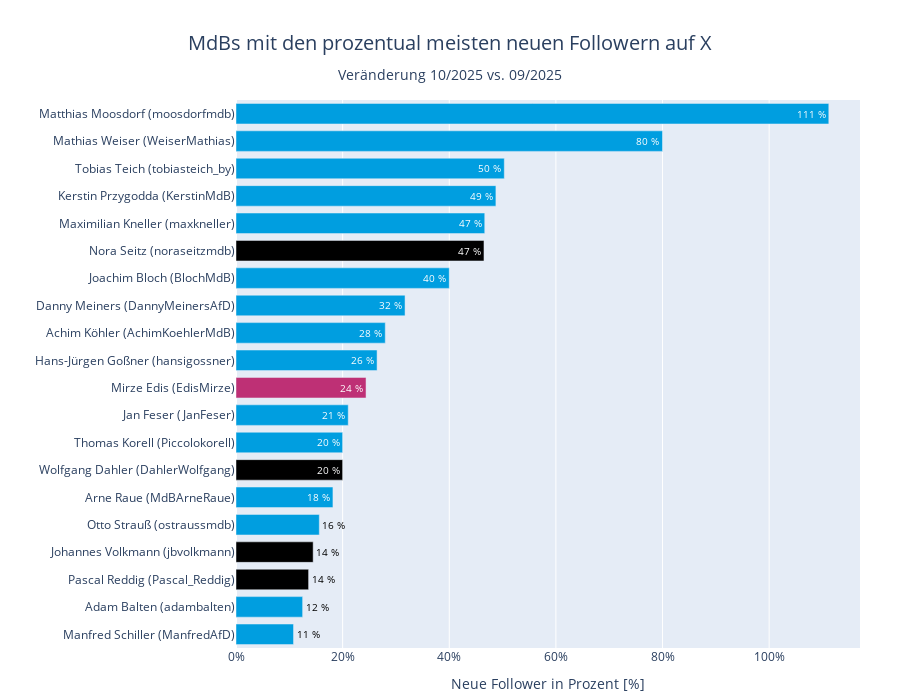

The notebook cell this image was saved under:
### Code cell
plot_party_hbar(
    df_profiles, 
    'username', 
    'pct_followers_count', 
    top_n=20, 
    title='MdBs mit den prozentual meisten neuen Followern auf X', 
    x_label='Neue Follower in Prozent [%]',
    save_name="top20_new_followers_pct",
)

### Figure 1 — Plotly figure (JSON) as saved in the notebook; plotly's stock layout.template omitted (floating-point values rounded to 4 significant figures)
{"data": [{"cliponaxis": false, "customdata": [["AFD", "moosdorfmdb", "Matthias Moosdorf"], ["AFD", "WeiserMathias", "Mathias Weiser"], ["AFD", "tobiasteich_by", "Tobias Teich"], ["AFD", "KerstinMdB", "Kerstin Przygodda"], ["AFD", "maxkneller", "Maximilian Kneller"], ["CDU/CSU", "noraseitzmdb", "Nora Seitz"], ["AFD", "BlochMdB", "Joachim Bloch"], ["AFD", "DannyMeinersAfD", "Danny Meiners"], ["AFD", "AchimKoehlerMdB", "Achim Köhler"], ["AFD", "hansigossner", "Hans-Jürgen Goßner"], ["DIE LINKE.", "EdisMirze", "Mirze Edis"], ["AFD", "JanFeser", "Jan Feser"], ["AFD", "Piccolokorell", "Thomas Korell"], ["CDU/CSU", "DahlerWolfgang", "Wolfgang Dahler"], ["AFD", "MdBArneRaue", "Arne Raue"], ["AFD", "ostraussmdb", "Otto Strauß"], ["CDU/CSU", "jbvolkmann", "Johannes Volkmann"], ["CDU/CSU", "Pascal_Reddig", "Pascal Reddig"], ["AFD", "adambalten", "Adam Balten"], ["AFD", "ManfredAfD", "Manfred Schiller"]], "hovertemplate": "Name: %{customdata[2]} (%{customdata[1]})<br>Neue Follower in Prozent [%]: %{x:,.0f}<br>partei_kurz: %{customdata[0]}<extra></extra>", "insidetextanchor": "end", "marker": {"color": ["#009EE0", "#009EE0", "#009EE0", "#009EE0", "#009EE0", "#000000", "#009EE0", "#009EE0", "#009EE0", "#009EE0", "#BE3075", "#009EE0", "#009EE0", "#000000", "#009EE0", "#009EE0", "#000000", "#000000", "#009EE0", "#009EE0"]}, "orientation": "h", "text": ["111 %", "80 %", "50 %", "49 %", "47 %", "47 %", "40 %", "32 %", "28 %", "26 %", "24 %", "21 %", "20 %", "20 %", "18 %", "16 %", "14 %", "14 %", "12 %", "11 %"], "textfont": {"color": ["#FFFFFF", "#FFFFFF", "#FFFFFF", "#FFFFFF", "#FFFFFF", "#FFFFFF", "#FFFFFF", "#FFFFFF", "#FFFFFF", "#FFFFFF", "#FFFFFF", "#FFFFFF", "#FFFFFF", "#FFFFFF", "#FFFFFF", "#000000", "#000000", "#000000", "#000000", "#000000"]}, "textposition": ["inside", "inside", "inside", "inside", "inside", "inside", "inside", "inside", "inside", "inside", "inside", "inside", "inside", "inside", "inside", "outside", "outside", "outside", "outside", "outside"], "texttemplate": "%{text}", "type": "bar", "x": [1.112, 0.8, 0.5032, 0.4875, 0.4666, 0.4651, 0.4, 0.3171, 0.28, 0.2646, 0.2439, 0.2105, 0.2, 0.2, 0.1818, 0.1562, 0.1447, 0.1362, 0.125, 0.1079], "y": ["Matthias Moosdorf (moosdorfmdb)", "Mathias Weiser (WeiserMathias)", "Tobias Teich (tobiasteich_by)", "Kerstin Przygodda (KerstinMdB)", "Maximilian Kneller (maxkneller)", "Nora Seitz (noraseitzmdb)", "Joachim Bloch (BlochMdB)", "Danny Meiners (DannyMeinersAfD)", "Achim Köhler (AchimKoehlerMdB)", "Hans-Jürgen Goßner (hansigossner)", "Mirze Edis (EdisMirze)", "Jan Feser (JanFeser)", "Thomas Korell (Piccolokorell)", "Wolfgang Dahler (DahlerWolfgang)", "Arne Raue (MdBArneRaue)", "Otto Strauß (ostraussmdb)", "Johannes Volkmann (jbvolkmann)", "Pascal Reddig (Pascal_Reddig)", "Adam Balten (adambalten)", "Manfred Schiller (ManfredAfD)"]}], "layout": {"bargap": 0.25, "height": 700, "margin": {"b": 10, "l": 10, "r": 40, "t": 100}, "title": {"font": {"size": 20}, "text": "MdBs mit den prozentual meisten neuen Followern auf X<br><sub style='font-size:0.85em; line-height:0.5;'>Veränderung 10/2025 vs. 09/2025</sub>", "x": 0.5, "xanchor": "center", "yanchor": "top", "yref": "container"}, "uniformtext": {"minsize": 8, "mode": "show"}, "xaxis": {"tickformat": ".0%", "title": {"text": "Neue Follower in Prozent [%]"}}, "yaxis": {"categoryarray": ["Manfred Schiller (ManfredAfD)", "Adam Balten (adambalten)", "Pascal Reddig (Pascal_Reddig)", "Johannes Volkmann (jbvolkmann)", "Otto Strauß (ostraussmdb)", "Arne Raue (MdBArneRaue)", "Wolfgang Dahler (DahlerWolfgang)", "Thomas Korell (Piccolokorell)", "Jan Feser (JanFeser)", "Mirze Edis (EdisMirze)", "Hans-Jürgen Goßner (hansigossner)", "Achim Köhler (AchimKoehlerMdB)", "Danny Meiners (DannyMeinersAfD)", "Joachim Bloch (BlochMdB)", "Nora Seitz (noraseitzmdb)", "Maximilian Kneller (maxkneller)", "Kerstin Przygodda (KerstinMdB)", "Tobias Teich (tobiasteich_by)", "Mathias Weiser (WeiserMathias)", "Matthias Moosdorf (moosdorfmdb)"], "categoryorder": "array", "title": {"text": ""}}}}
